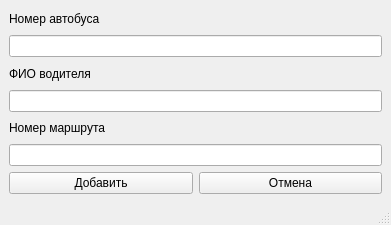
<?xml version="1.0" encoding="UTF-8"?>
<ui version="4.0">
 <class>MainWindow</class>
 <widget class="QMainWindow" name="MainWindow">
  <property name="geometry">
   <rect>
    <x>0</x>
    <y>0</y>
    <width>391</width>
    <height>225</height>
   </rect>
  </property>
  <property name="windowTitle">
   <string>Возврат в парк</string>
  </property>
  <widget class="QWidget" name="centralwidget">
   <layout class="QGridLayout" name="gridLayout">
    <item row="6" column="0">
     <widget class="QPushButton" name="pushButton">
      <property name="text">
       <string>Добавить</string>
      </property>
     </widget>
    </item>
    <item row="2" column="0">
     <widget class="QLabel" name="label_2">
      <property name="text">
       <string>ФИО водителя</string>
      </property>
     </widget>
    </item>
    <item row="4" column="0">
     <widget class="QLabel" name="label_3">
      <property name="text">
       <string>Номер маршрута</string>
      </property>
     </widget>
    </item>
    <item row="0" column="0">
     <widget class="QLabel" name="label">
      <property name="text">
       <string>Номер автобуса</string>
      </property>
     </widget>
    </item>
    <item row="6" column="1">
     <widget class="QPushButton" name="pushButton_2">
      <property name="text">
       <string>Отмена</string>
      </property>
     </widget>
    </item>
    <item row="5" column="0" colspan="2">
     <widget class="QLineEdit" name="lineEdit_3"/>
    </item>
    <item row="3" column="0" colspan="2">
     <widget class="QLineEdit" name="lineEdit_2"/>
    </item>
    <item row="1" column="0" colspan="2">
     <widget class="QLineEdit" name="lineEdit"/>
    </item>
   </layout>
  </widget>
  <widget class="QStatusBar" name="statusbar"/>
 </widget>
 <resources/>
 <connections/>
</ui>
